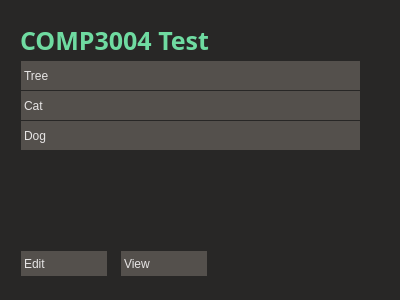
<?xml version="1.0" encoding="UTF-8"?>
<ui version="4.0">
 <class>MainWindow</class>
 <widget class="QMainWindow" name="MainWindow">
  <property name="geometry">
   <rect>
    <x>0</x>
    <y>0</y>
    <width>400</width>
    <height>300</height>
   </rect>
  </property>
  <property name="windowTitle">
   <string>MainWindow</string>
  </property>
  <property name="styleSheet">
   <string notr="true">#MainWindow{
   background: #282726;
}

#frame{
  border:none;
}

#H1{
  font-size: 25px;
 font-family: sans-serif;
  color: #6FDBA1;
 text-transform: uppercase;
 font-weight: bold;
}

#listWidget {
   background: #282726;
  border: none;
}

QPushButton{
	color: #E7E5E5;
    border: 1px solid #282726;
   background: #54504C;
   text-align: left;
   text-transform: uppercase;
  padding: 3px;
}</string>
  </property>
  <widget class="QWidget" name="centralWidget">
   <widget class="QFrame" name="frame">
    <property name="geometry">
     <rect>
      <x>10</x>
      <y>10</y>
      <width>371</width>
      <height>271</height>
     </rect>
    </property>
    <property name="frameShape">
     <enum>QFrame::StyledPanel</enum>
    </property>
    <property name="frameShadow">
     <enum>QFrame::Raised</enum>
    </property>
    <widget class="QLabel" name="H1">
     <property name="geometry">
      <rect>
       <x>10</x>
       <y>20</y>
       <width>291</width>
       <height>21</height>
      </rect>
     </property>
     <property name="text">
      <string>COMP3004 Test</string>
     </property>
    </widget>
    <widget class="QListWidget" name="listWidget">
     <property name="geometry">
      <rect>
       <x>10</x>
       <y>50</y>
       <width>341</width>
       <height>181</height>
      </rect>
     </property>
    </widget>
    <widget class="QPushButton" name="pushButton">
     <property name="geometry">
      <rect>
       <x>10</x>
       <y>240</y>
       <width>88</width>
       <height>27</height>
      </rect>
     </property>
     <property name="text">
      <string>Edit</string>
     </property>
    </widget>
    <widget class="QPushButton" name="pushButton_2">
     <property name="geometry">
      <rect>
       <x>110</x>
       <y>240</y>
       <width>88</width>
       <height>27</height>
      </rect>
     </property>
     <property name="text">
      <string>View</string>
     </property>
    </widget>
    <widget class="QPushButton" name="list1">
     <property name="geometry">
      <rect>
       <x>10</x>
       <y>50</y>
       <width>341</width>
       <height>31</height>
      </rect>
     </property>
     <property name="text">
      <string>Tree</string>
     </property>
    </widget>
    <widget class="QPushButton" name="list2">
     <property name="geometry">
      <rect>
       <x>10</x>
       <y>80</y>
       <width>341</width>
       <height>31</height>
      </rect>
     </property>
     <property name="text">
      <string>Cat</string>
     </property>
    </widget>
    <widget class="QPushButton" name="list3">
     <property name="geometry">
      <rect>
       <x>10</x>
       <y>110</y>
       <width>341</width>
       <height>31</height>
      </rect>
     </property>
     <property name="text">
      <string>Dog</string>
     </property>
    </widget>
   </widget>
  </widget>
 </widget>
 <layoutdefault spacing="6" margin="11"/>
 <resources/>
 <connections/>
</ui>
